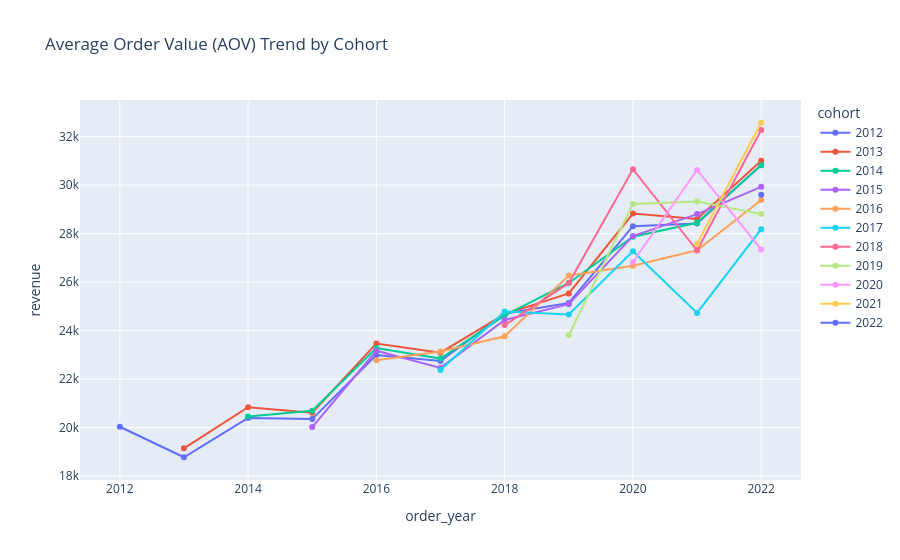

Notebook source saved alongside this figure:
### Markdown cell above
## 4. Average Order Value (AOV) by Cohort
Are older customers spending more over time?

### Code cell
aov_cohort = cohort_revenue.groupby(['order_year', 'cohort'])['revenue'].mean().reset_index()

fig = px.line(aov_cohort, x='order_year', y='revenue', color='cohort', 
              title='Average Order Value (AOV) Trend by Cohort',
              markers=True)
fig.write_image(PLOT_DIR / "17_aov_cohort_trend.png")
fig.show()

### Figure 1 — Plotly figure (JSON) as saved in the notebook; plotly's stock layout.template omitted (floating-point values rounded to 4 significant figures)
{"data": [{"hovertemplate": "cohort=2012<br>order_year=%{x}<br>revenue=%{y}<extra></extra>", "legendgroup": "2012", "line": {"color": "#636efa", "dash": "solid"}, "marker": {"symbol": "circle"}, "mode": "lines+markers", "name": "2012", "orientation": "v", "showlegend": true, "type": "scatter", "x": [2012, 2013, 2014, 2015, 2016, 2017, 2018, 2019, 2020, 2021, 2022], "xaxis": "x", "y": [20040.0, 18780.0, 20400.0, 20350.0, 23000.0, 22750.0, 24690.0, 25140.0, 28310.0, 28420.0, 30830.0], "yaxis": "y"}, {"hovertemplate": "cohort=2013<br>order_year=%{x}<br>revenue=%{y}<extra></extra>", "legendgroup": "2013", "line": {"color": "#EF553B", "dash": "solid"}, "marker": {"symbol": "circle"}, "mode": "lines+markers", "name": "2013", "orientation": "v", "showlegend": true, "type": "scatter", "x": [2013, 2014, 2015, 2016, 2017, 2018, 2019, 2020, 2021, 2022], "xaxis": "x", "y": [19150.0, 20840.0, 20620.0, 23470.0, 23090.0, 24680.0, 25530.0, 28830.0, 28600.0, 31000.0], "yaxis": "y"}, {"hovertemplate": "cohort=2014<br>order_year=%{x}<br>revenue=%{y}<extra></extra>", "legendgroup": "2014", "line": {"color": "#00cc96", "dash": "solid"}, "marker": {"symbol": "circle"}, "mode": "lines+markers", "name": "2014", "orientation": "v", "showlegend": true, "type": "scatter", "x": [2014, 2015, 2016, 2017, 2018, 2019, 2020, 2021, 2022], "xaxis": "x", "y": [20460.0, 20700.0, 23280.0, 22850.0, 24630.0, 25970.0, 27870.0, 28450.0, 30820.0], "yaxis": "y"}, {"hovertemplate": "cohort=2015<br>order_year=%{x}<br>revenue=%{y}<extra></extra>", "legendgroup": "2015", "line": {"color": "#ab63fa", "dash": "solid"}, "marker": {"symbol": "circle"}, "mode": "lines+markers", "name": "2015", "orientation": "v", "showlegend": true, "type": "scatter", "x": [2015, 2016, 2017, 2018, 2019, 2020, 2021, 2022], "xaxis": "x", "y": [20020.0, 23170.0, 22460.0, 24440.0, 25090.0, 27900.0, 28810.0, 29930.0], "yaxis": "y"}, {"hovertemplate": "cohort=2016<br>order_year=%{x}<br>revenue=%{y}<extra></extra>", "legendgroup": "2016", "line": {"color": "#FFA15A", "dash": "solid"}, "marker": {"symbol": "circle"}, "mode": "lines+markers", "name": "2016", "orientation": "v", "showlegend": true, "type": "scatter", "x": [2016, 2017, 2018, 2019, 2020, 2021, 2022], "xaxis": "x", "y": [22780.0, 23140.0, 23770.0, 26270.0, 26670.0, 27320.0, 29390.0], "yaxis": "y"}, {"hovertemplate": "cohort=2017<br>order_year=%{x}<br>revenue=%{y}<extra></extra>", "legendgroup": "2017", "line": {"color": "#19d3f3", "dash": "solid"}, "marker": {"symbol": "circle"}, "mode": "lines+markers", "name": "2017", "orientation": "v", "showlegend": true, "type": "scatter", "x": [2017, 2018, 2019, 2020, 2021, 2022], "xaxis": "x", "y": [22380.0, 24790.0, 24670.0, 27270.0, 24730.0, 28180.0], "yaxis": "y"}, {"hovertemplate": "cohort=2018<br>order_year=%{x}<br>revenue=%{y}<extra></extra>", "legendgroup": "2018", "line": {"color": "#FF6692", "dash": "solid"}, "marker": {"symbol": "circle"}, "mode": "lines+markers", "name": "2018", "orientation": "v", "showlegend": true, "type": "scatter", "x": [2018, 2019, 2020, 2021, 2022], "xaxis": "x", "y": [24230.0, 25970.0, 30660.0, 27300.0, 32270.0], "yaxis": "y"}, {"hovertemplate": "cohort=2019<br>order_year=%{x}<br>revenue=%{y}<extra></extra>", "legendgroup": "2019", "line": {"color": "#B6E880", "dash": "solid"}, "marker": {"symbol": "circle"}, "mode": "lines+markers", "name": "2019", "orientation": "v", "showlegend": true, "type": "scatter", "x": [2019, 2020, 2021, 2022], "xaxis": "x", "y": [23810.0, 29220.0, 29330.0, 28810.0], "yaxis": "y"}, {"hovertemplate": "cohort=2020<br>order_year=%{x}<br>revenue=%{y}<extra></extra>", "legendgroup": "2020", "line": {"color": "#FF97FF", "dash": "solid"}, "marker": {"symbol": "circle"}, "mode": "lines+markers", "name": "2020", "orientation": "v", "showlegend": true, "type": "scatter", "x": [2020, 2021, 2022], "xaxis": "x", "y": [26830.0, 30630.0, 27350.0], "yaxis": "y"}, {"hovertemplate": "cohort=2021<br>order_year=%{x}<br>revenue=%{y}<extra></extra>", "legendgroup": "2021", "line": {"color": "#FECB52", "dash": "solid"}, "marker": {"symbol": "circle"}, "mode": "lines+markers", "name": "2021", "orientation": "v", "showlegend": true, "type": "scatter", "x": [2021, 2022], "xaxis": "x", "y": [27580.0, 32570.0], "yaxis": "y"}, {"hovertemplate": "cohort=2022<br>order_year=%{x}<br>revenue=%{y}<extra></extra>", "legendgroup": "2022", "line": {"color": "#636efa", "dash": "solid"}, "marker": {"symbol": "circle"}, "mode": "lines+markers", "name": "2022", "orientation": "v", "showlegend": true, "type": "scatter", "x": [2022], "xaxis": "x", "y": [29600.0], "yaxis": "y"}], "layout": {"legend": {"title": {"text": "cohort"}, "tracegroupgap": 0}, "title": {"text": "Average Order Value (AOV) Trend by Cohort"}, "xaxis": {"anchor": "y", "domain": [0, 1], "title": {"text": "order_year"}}, "yaxis": {"anchor": "x", "domain": [0, 1], "title": {"text": "revenue"}}}}
